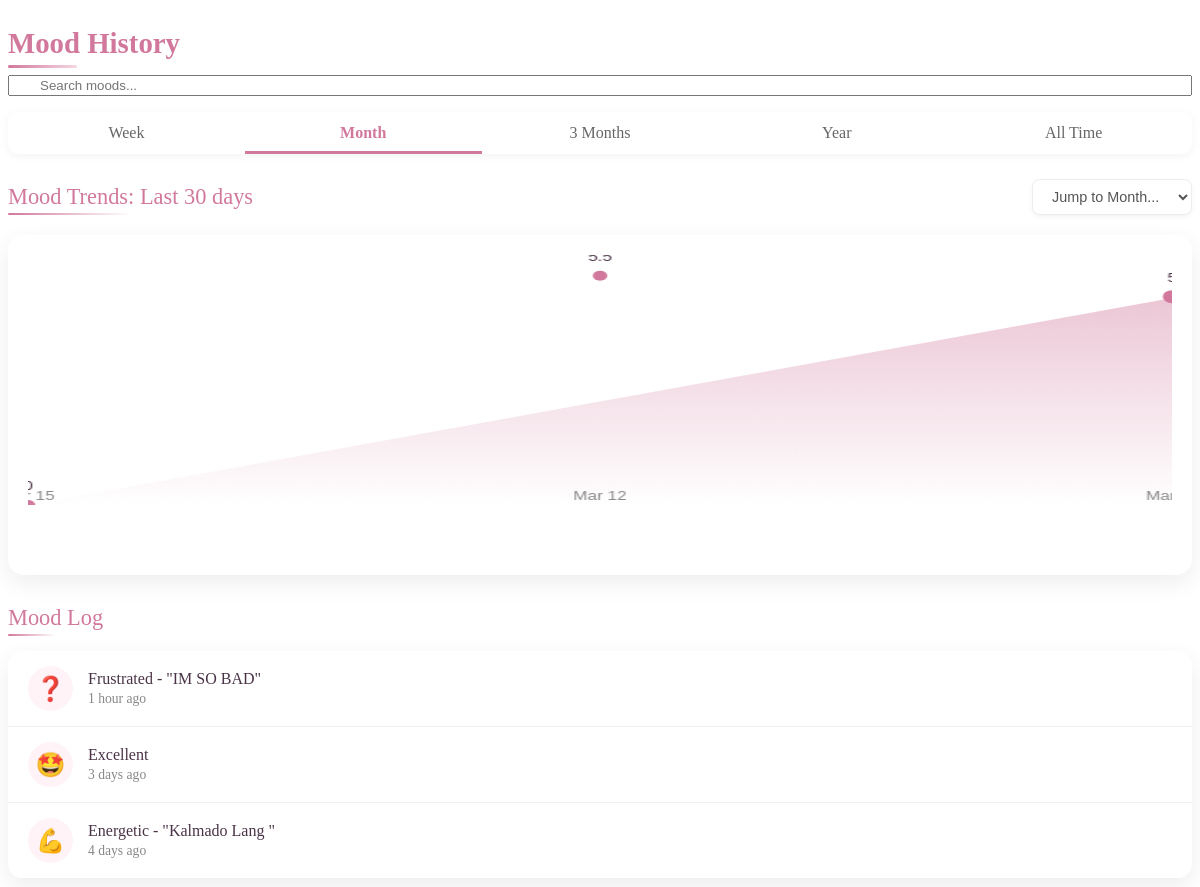
Page /dist/user/content/mood-history.php (signed in) on the committed database.
### tables this page shows
CREATE TABLE `mood_entries` (
  `id` int NOT NULL AUTO_INCREMENT,
  `user_id` int NOT NULL,
  `mood_type` varchar(50) NOT NULL,
  `mood_text` text,
  `created_at` timestamp NULL DEFAULT CURRENT_TIMESTAMP,
  PRIMARY KEY (`id`),
  KEY `user_id` (`user_id`),
  KEY `created_at` (`created_at`),
  CONSTRAINT `fk_mood_user` FOREIGN KEY (`user_id`) REFERENCES `users` (`id`) ON DELETE CASCADE
);

### models/Database.php (called while the page is built, shortened)
<?php
class Database {
    private $host = 'localhost';
    private $db_name = 'mood_tracker';
    private $username = 'root';
    private $password = 'icctvet1234';
    public function __construct() {
        $this->conn = null;
        try {
            $this->conn = new PDO(
                'mysql:host=' . $this->host . ';dbname=' . $this->db_name,
                $this->username,
                $this->password,
                array(PDO::ATTR_ERRMODE => PDO::ERRMODE_EXCEPTION)
            );
        } catch(PDOException $e) {
            echo 'Connection Error: ' . $e->getMessage();
        }
        return $this->conn;
    }
}
?>

### models/Mood.php (called while the page is built, shortened)
<?php
require_once 'Database.php';
class Mood {
    private $db;
    public function __construct() {
        $this->db = new Database();
    }
    public function getMoodHistory($userId, $period = 'month', $search = '') {
        try {
            $dateRange = $this->getDateRangeForPeriod($period);
            $searchCondition = '';
            $params = [':user_id' => $userId];
            $sql = "SELECT id, mood_type, mood_text, created_at
                    FROM mood_entries
                    WHERE user_id = :user_id
                    $dateRange
                    $searchCondition
                    ORDER BY created_at DESC";
            $stmt = $this->db->conn->prepare($sql);
            foreach ($params as $key => $value) {
                $stmt->bindValue($key, $value);
            }
            if ($stmt->execute()) {
                return $stmt->fetchAll(PDO::FETCH_ASSOC);
            }
            return false;
        } catch (PDOException $e) {
            error_log('Error retrieving mood history: ' . $e->getMessage());
            return false;
        }
    }
    private function getDateRangeForPeriod($period) {
        switch ($period) {
            case 'month':
                return 'AND created_at >= DATE_SUB(CURDATE(), INTERVAL 30 DAY)';
        }
    }
}
?>

### dist/user/content/mood-history.php (the view, shortened to what this page needs)
<?php
$userId = $_SESSION['user_id'] ?? 0;
require_once '../../../models/Mood.php';
$mood = new Mood();
$period = isset($_GET['period']) ? $_GET['period'] : 'month';
$searchQuery = isset($_GET['search']) ? trim($_GET['search']) : '';
$moodHistory = $mood->getMoodHistory($userId, $period, $searchQuery);
$dateRangeLabel = '';
switch ($period) {
    case 'month':
        $dateRangeLabel = 'Last 30 days';
        break;
}
$moodEmojis = [
    'sad' => '😢',
    'unhappy' => '😞',
    'neutral' => '😐',
    'good' => '😊',
    'energetic' => '💪',
    'excellent' => '🤩',
    'anxious' => '😰',
    'tired' => '😴',
    'focused' => '🎯'
];
$chartLabels = [];
$chartData = [];
$moodScores = [
    'sad' => 1,
    'unhappy' => 2,
    'anxious' => 2.5,
    'tired' => 3,
    'neutral' => 3.5,
    'focused' => 4,
    'good' => 4.5,
    'energetic' => 5,
    'excellent' => 5.5
];
if ($moodHistory) {
    $dayData = [];
    foreach ($moodHistory as $entry) {
        $timestamp = strtotime($entry['created_at']) + (8 * 3600);
        $date = date('Y-m-d', $timestamp);
        if (!isset($dayData[$date])) {
            $dayData[$date] = [
                'total' => 0,
                'count' => 0
            ];
        }
        if (isset($moodScores[$entry['mood_type']])) {
            $dayData[$date]['total'] += $moodScores[$entry['mood_type']];
            $dayData[$date]['count']++;
        }
    }
    foreach ($dayData as $date => $data) {
        $chartLabels[] = date('M j', strtotime($date));
        $chartData[] = $data['count'] > 0 ? round($data['total'] / $data['count'], 1) : 0;
    }
}
$yearMonths = $mood->getAvailableMonths($userId);
?>
<div class="header">
    <h1 class="page-title" style="color: #d1789c; font-size: 1.8rem; margin-bottom: 15px; position: relative; display: inline-block; font-weight: 600;">
        Mood History
        <span style="position: absolute; bottom: -8px; left: 0; width: 40%; height: 3px; background: linear-gradient(90deg, #d1789c, #f5d7e3); border-radius: 3px;"></span>
    </h1>
    <div class="search-box">
        <form method="get" action="dashboard.php" style="display: flex; align-items: center;">
            <input type="text" name="search" placeholder="Search moods..." value="<?php echo htmlspecialchars($searchQuery); ?>"
                   style="padding-left: 30px; width: 100%;">
            <button type="submit" style="background: none; border: none; cursor: pointer; margin-left: -30px; color: #d1789c;">
            </button>
        </form>
    </div>
</div>
<div class="filter-tabs" style="display: flex; margin-bottom: 25px; background: white; border-radius: 10px; overflow: hidden; box-shadow: 0 2px 10px rgba(0,0,0,0.05);">
    <a href="dashboard.php?page=mood-history&period=week<?php echo $searchQuery ? '&search='.urlencode($searchQuery) : ''; ?>"
       class="tab <?php echo $period == 'week' ? 'active' : ''; ?>"
       style="flex: 1; text-align: center; padding: 12px 5px; text-decoration: none; color: <?php echo $period == 'week' ? '#d1789c' : '#666'; ?>; font-weight: <?php echo $period == 'week' ? '600' : '400'; ?>; position: relative;">
        Week
    </a>
    <a href="dashboard.php?page=mood-history&period=month<?php echo $searchQuery ? '&search='.urlencode($searchQuery) : ''; ?>"
       class="tab <?php echo $period == 'month' ? 'active' : ''; ?>"
       style="flex: 1; text-align: center; padding: 12px 5px; text-decoration: none; color: <?php echo $period == 'month' ? '#d1789c' : '#666'; ?>; font-weight: <?php echo $period == 'month' ? '600' : '400'; ?>; position: relative;">
        Month
        <?php if ($period == 'month'): ?>
        <span style="position: absolute; bottom: 0; left: 0; width: 100%; height: 3px; background: #d1789c;"></span>
        <?php endif; ?>
    </a>
    <a href="dashboard.php?page=mood-history&period=quarter<?php echo $searchQuery ? '&search='.urlencode($searchQuery) : ''; ?>"
       class="tab <?php echo $period == 'quarter' ? 'active' : ''; ?>"
       style="flex: 1; text-align: center; padding: 12px 5px; text-decoration: none; color: <?php echo $period == 'quarter' ? '#d1789c' : '#666'; ?>; font-weight: <?php echo $period == 'quarter' ? '600' : '400'; ?>; position: relative;">
        3 Months
    </a>
    <a href="dashboard.php?page=mood-history&period=year<?php echo $searchQuery ? '&search='.urlencode($searchQuery) : ''; ?>"
       class="tab <?php echo $period == 'year' ? 'active' : ''; ?>"
       style="flex: 1; text-align: center; padding: 12px 5px; text-decoration: none; color: <?php echo $period == 'year' ? '#d1789c' : '#666'; ?>; font-weight: <?php echo $period == 'year' ? '600' : '400'; ?>; position: relative;">
        Year
    </a>
    <a href="dashboard.php?page=mood-history&period=all<?php echo $searchQuery ? '&search='.urlencode($searchQuery) : ''; ?>"
       class="tab <?php echo $period == 'all' ? 'active' : ''; ?>"
       style="flex: 1; text-align: center; padding: 12px 5px; text-decoration: none; color: <?php echo $period == 'all' ? '#d1789c' : '#666'; ?>; font-weight: <?php echo $period == 'all' ? '600' : '400'; ?>; position: relative;">
        All Time
    </a>
</div>
<div class="mood-chart" style="margin-bottom: 30px;">
    <div class="section-header" style="display: flex; justify-content: space-between; align-items: center; margin-bottom: 20px;">
        <h2 class="section-title" style="color: #d1789c; margin: 0; font-size: 1.4rem; font-weight: 500; position: relative; display: inline-block;">
            Mood Trends: <?php echo $dateRangeLabel; ?>
            <span style="position: absolute; bottom: -5px; left: 0; width: 50%; height: 2px; background: linear-gradient(90deg, #d1789c, transparent); border-radius: 2px;"></span>
        </h2>
        <?php if (!empty($yearMonths)): ?>
        <div>
            <select id="monthSelector" style="padding: 8px 15px; border-radius: 8px; border: 1px solid #eee; background-color: white; color: #555; font-size: 0.9rem; cursor: pointer; box-shadow: 0 2px 5px rgba(0,0,0,0.05);" onchange="window.location.href='dashboard.php?page=calendar&month='+this.value.split('-')[1]+'&year='+this.value.split('-')[0]">
                <option value="">Jump to Month...</option>
            </select>
        </div>
        <?php endif; ?>
    </div>
    <?php if (!empty($chartData)): ?>
    <div class="chart-container" style="height: 300px; background-color: white; border-radius: 16px; padding: 20px; box-shadow: 0 8px 25px rgba(0,0,0,0.07); position: relative; overflow: hidden;">
        <canvas id="moodChart" width="800" height="250" style="width: 100%; height: 250px;"></canvas>
    </div>
    <?php endif; ?>
</div>
<div class="recent-activities">
    <div class="section-header" style="display: flex; justify-content: space-between; align-items: center; margin-bottom: 20px;">
        <h2 class="section-title" style="color: #d1789c; margin: 0; font-size: 1.4rem; font-weight: 500; position: relative; display: inline-block;">
            Mood Log
            <span style="position: absolute; bottom: -5px; left: 0; width: 50%; height: 2px; background: linear-gradient(90deg, #d1789c, transparent); border-radius: 2px;"></span>
        </h2>
    </div>
    <?php if (empty($moodHistory)): ?>
    <div style="text-align: center; padding: 40px 20px; background-color: white; border-radius: 16px; box-shadow: 0 8px 25px rgba(0,0,0,0.07);">
        <i class="fas fa-search" style="font-size: 3rem; margin-bottom: 15px; color: #f5d7e3;"></i>
        <h3 style="color: #6e3b5c; margin-bottom: 10px; font-size: 1.2rem; font-weight: 500;">No mood entries found</h3>
        <p style="color: #888; margin-bottom: 20px;">
            <?php if ($searchQuery): ?>
                No results match your search "<?php echo htmlspecialchars($searchQuery); ?>".
            <?php else: ?>
                You haven't logged any moods for this time period yet.
            <?php endif; ?>
        </p>
        <a href="dashboard.php?page=log-mood" style="background: linear-gradient(135deg, #d1789c, #e896b8); color: white; text-decoration: none; padding: 10px 20px; border-radius: 25px; display: inline-block; font-weight: 500;">
            Log Your Mood
        </a>
    </div>
    <?php else: ?>
    <ul class="activity-list" style="list-style: none; padding: 0; margin: 0; background-color: white; border-radius: 16px; overflow: hidden; box-shadow: 0 8px 25px rgba(0,0,0,0.07);">
        <?php foreach ($moodHistory as $entry): ?>
        <li class="activity-item" style="padding: 15px 20px; display: flex; align-items: center; border-bottom: 1px solid #f0f0f0;">
            <div class="activity-icon" style="width: 45px; height: 45px; border-radius: 50%; background-color: #fff3f8; display: flex; align-items: center; justify-content: center; margin-right: 15px; font-size: 1.5rem;">
                <?php echo isset($moodEmojis[$entry['mood_type']]) ? $moodEmojis[$entry['mood_type']] : '❓'; ?>
            </div>
            <div class="activity-info" style="flex: 1;">
                <div class="activity-title" style="font-weight: 500; color: #4a3347; text-transform: capitalize; margin-bottom: 3px;">
                    <?php echo htmlspecialchars($entry['mood_type']); ?>
                    <?php if (!empty($entry['mood_text'])): ?>
                    - "<?php echo htmlspecialchars($entry['mood_text']); ?>"
                    <?php endif; ?>
                </div>
                <div class="activity-time" style="font-size: 0.85rem; color: #888;">
                    <?php
                    $entryDate = strtotime($entry['created_at']) + (8 * 3600);
                    $now = time();
                    $diff = $now - $entryDate;
                    if ($diff < 60) {
                        echo 'Just now';
                    } elseif ($diff < 3600) {
                        $minutes = floor($diff / 60);
                        echo $minutes . ' minute' . ($minutes != 1 ? 's' : '') . ' ago';
                    } elseif ($diff < 86400) {
                        $hours = floor($diff / 3600);
                        echo $hours . ' hour' . ($hours != 1 ? 's' : '') . ' ago';
                    } elseif ($diff < 172800) {
                        echo 'Yesterday at ' . date('g:i A', $entryDate);
                    } elseif ($diff < 604800) {
                        $days = floor($diff / 86400);
                        echo $days . ' day' . ($days != 1 ? 's' : '') . ' ago';
                    } elseif ($diff < 2592000) {
                        $weeks = floor($diff / 604800);
                        echo $weeks . ' week' . ($weeks != 1 ? 's' : '') . ' ago';
                    } else {
                        echo date('M j, Y \a\t g:i A', $entryDate);
                    }
                    ?>
                </div>
            </div>
            <button class="activity-action" style="background: none; border: none; color: #999; cursor: pointer; padding: 5px;">
            </button>
        </li>
        <?php endforeach; ?>
    </ul>
    <?php endif; ?>
</div>
<?php if (!empty($chartData)): ?>
<script>
document.addEventListener('DOMContentLoaded', function() {
    var ctx = document.getElementById('moodChart').getContext('2d');
    // Chart data
    var labels = <?php echo json_encode($chartLabels); ?>;
    var data = <?php echo json_encode($chartData); ?>;
    // Create gradient
    var gradient = ctx.createLinearGradient(0, 0, 0, 250);
    gradient.addColorStop(0, 'rgba(209, 120, 156, 0.5)');
    gradient.addColorStop(1, 'rgba(209, 120, 156, 0.0)');
    // Draw line
    ctx.strokeStyle = '#d1789c';
    ctx.lineWidth = 3;
    ctx.beginPath();
    // Calculate x and y step
    var xStep = ctx.canvas.width / (labels.length - 1);
    var yRange = 6 - 0; // Max - Min expected mood score
    var yStep = ctx.canvas.height / yRange;
    // Draw line chart manually
    for (var i = 0; i < data.length; i++) {
        // Normalize data point to canvas coordinates
        var x = i * xStep;
        var y = ctx.canvas.height - ((data[i] - 0) * yStep);
        if (i === 0) {
            ctx.moveTo(x, y);
        } else {
            ctx.lineTo(x, y);
        }
        // Draw point
        ctx.fillStyle = '#d1789c';
        ctx.beginPath();
        ctx.arc(x, y, 5, 0, Math.PI * 2);
        ctx.fill();
        // Draw value
        ctx.fillStyle = '#4a3347';
        ctx.font = '12px Arial';
        ctx.textAlign = 'center';
        ctx.fillText(data[i], x, y - 15);
    }
    ctx.stroke();
    // Fill area under line
    var lastX = (data.length - 1) * xStep;
    var lastY = ctx.canvas.height - ((data[data.length - 1] - 0) * yStep);
    ctx.lineTo(lastX, ctx.canvas.height);
    ctx.lineTo(0, ctx.canvas.height);
    ctx.fillStyle = gradient;
    ctx.fill();
    // Draw x-axis labels
    ctx.fillStyle = '#888';
    ctx.font = '12px Arial';
    ctx.textAlign = 'center';
    for (var i = 0; i < labels.length; i++) {
        var x = i * xStep;
        ctx.fillText(labels[i], x, ctx.canvas.height - 5);
    }
});
</script>
<?php endif; ?>

### rows in the picture
mood_entries: mood_type "Frustrated", mood_text "IM SO BAD"
mood_entries: mood_type "🤩", mood_type "Excellent", shows "s"
mood_entries: mood_type "💪", mood_type "Energetic", mood_text "Kalmado Lang", shows "s"

### other values in the picture
$dateRangeLabel "Last 30 days"
chart data {{ json_encode($chartData) }} [0,5.5,5]
